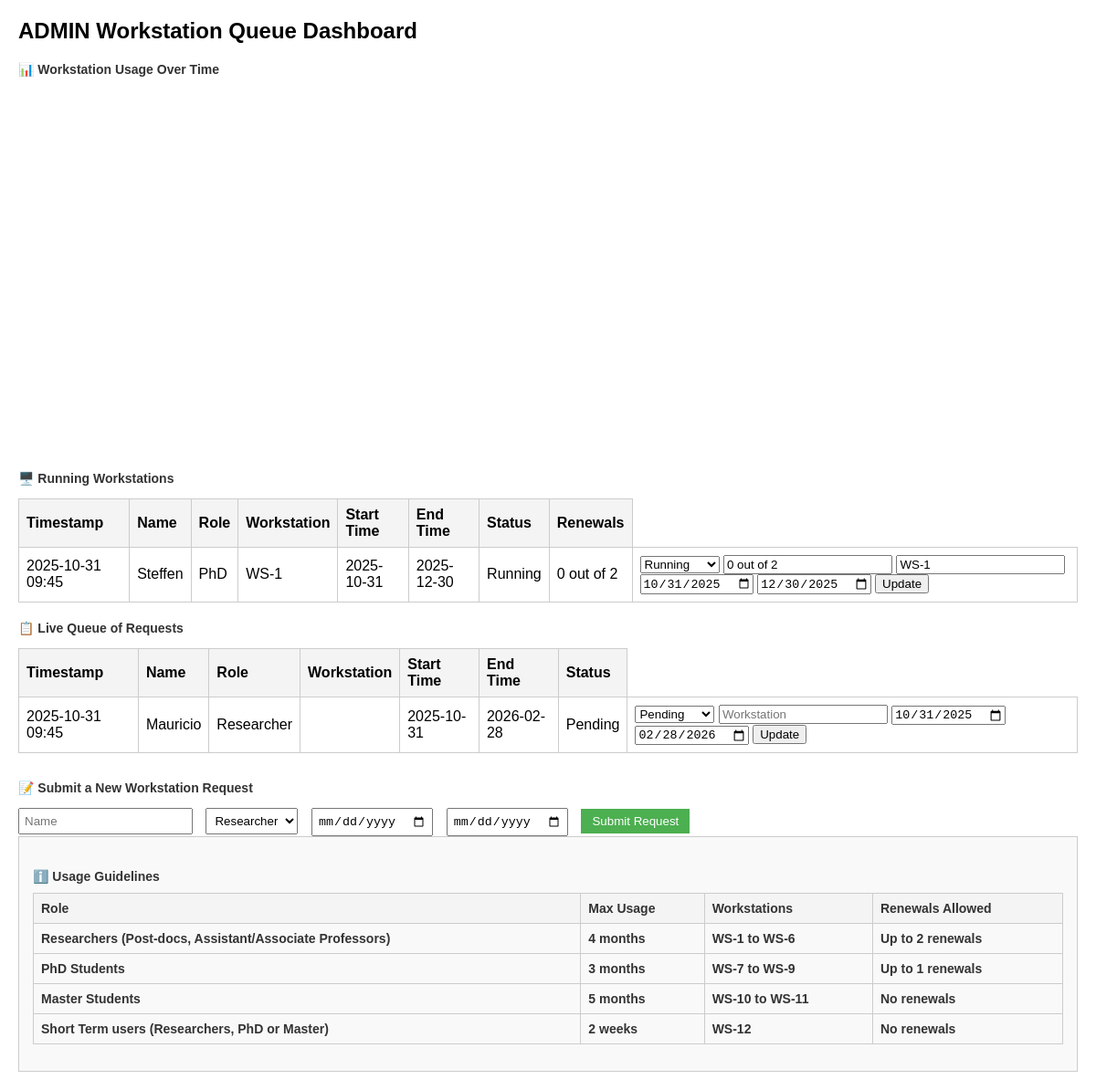
The page /admin (signed in) on the database its author committed.
### app.py (models this page shows)
class Request(db.Model):
    id = db.Column(db.Integer, primary_key=True)
    timestamp = db.Column(db.DateTime, default=datetime.utcnow)
    name = db.Column(db.String(100))
    role = db.Column(db.String(50))
    start_time = db.Column(db.String(50))
    end_time = db.Column(db.String(50))
    status = db.Column(db.String(50), default="Pending")
    workstation = db.Column(db.String(50))  # <-- Add this line
    renewals = db.Column(db.Integer)  # <-- Add this line

### app.py (the view)
@app.route('/admin')
@login_required
def admin_dashboard():
    print("Is user authenticated?", current_user.is_authenticated)
    print("Current user role:", current_user.role)
    if current_user.role != 'admin':
        return redirect(url_for('dashboard'))
    requests = Request.query.order_by(Request.timestamp.desc()).all()
    running_requests = (Request.query.filter_by(status='Running').order_by(Request.role.asc(),Request.timestamp.asc()).all())
    pending_requests = (Request.query.filter_by(status='Pending').order_by(Request.role.asc(),Request.timestamp.asc()).all())
    chart_data = []
    for req in requests:
        if req.status == 'Running':
            chart_data.append({
                "name": req.name or "",
                "workstation": req.workstation or "",
                "start": str(req.start_time),
                "end": str(req.end_time),
                "renewals": req.renewals or "",
                "color": "blue" if req.role == "PhD" else "orange" if req.role == "Master" else "green"
            })
    return render_template('admin_dashboard.html', requests=pending_requests , running_requests=running_requests,  chart_data=chart_data)

### app.py (called while the page is built)
@login_manager.user_loader
def load_user(user_id):
    return User.query.get(int(user_id))

### templates/admin_dashboard.html (shortened to what this page needs)
<!DOCTYPE html>
<html lang="en">
<head>
</head>
<body>
    <h1>ADMIN Workstation Queue Dashboard</h1>
    <h2>📊 Workstation Usage Over Time</h2>
    <div id="usageChart" style="width:100%;height:400px;"></div>
<h3>🖥️ Running Workstations</h3>
    <table>
        <tr><th>Timestamp</th><th>Name</th><th>Role</th><th>Workstation</th><th>Start Time</th><th>End Time</th><th>Status</th><th>Renewals</th></tr>
        {% for req in running_requests %}
        <tr>
            <td>{{ req.timestamp.strftime('%Y-%m-%d %H:%M') }}</td>
            <td>{{ req.name }}</td>
            <td>{{ req.role }}</td>
            <td>{{ req.workstation }}</td>
            <td>{{ req.start_time }}</td>
            <td>{{ req.end_time }}</td>
            <td>{{ req.status }}</td>
            <td>{{ req.renewals }}</td>
            <td>
               <form method="POST" action="/update_status/{{ req.id }}">
                                <select name="status">
                                    <option value="Running" {% if req.status == 'Running' %}selected{% endif %}>Running</option>
                                </select>
                                <input type="text" name="renewals" placeholder="Renewals" value="{{ req.renewals }}">
                                <input type="text" name="workstation" placeholder="Workstation" value="{{ req.workstation or '' }}">
                                <input type="date" name="start_time" placeholder="StartTime" value="{{ req.start_time }}">
                                <input type="date" name="end_time" placeholder="EndTime" value="{{ req.end_time }}">
                                <button type="submit">Update</button>
                </form>
            </td>
        </tr>
        {% endfor %}
    </table>
<h3>📋 Live Queue of Requests</h3>
<table>
<tr>
<th>Timestamp</th>
<th>Name</th>
<th>Role</th>
<th>Workstation</th>
<th>Start Time</th>
<th>End Time</th>
<th>Status</th>
</tr>
        {% for req in requests %}
        <tr>
            <td>{{ req.timestamp.strftime('%Y-%m-%d %H:%M') }}</td>
            <td>{{ req.name }}</td>
            <td>{{ req.role }}</td>
            <td>{{ req.workstation or '' }}</td>
            <td>{{ req.start_time }}</td>
            <td>{{ req.end_time }}</td>
            <td>{{ req.status }}</td>
            <td>
                <form method="POST" action="/update_status/{{ req.id }}">
                    <select name="status">
                        <option value="Pending" {% if req.status == 'Pending' %}selected{% endif %}>Pending</option>
                    </select>
                    <input type="text" name="workstation" placeholder="Workstation" value="{{ req.workstation or '' }}">
                    <input type="date" name="start_time" placeholder="StartTime" value="{{ req.start_time }}">
                    <input type="date" name="end_time" placeholder="EndTime" value="{{ req.end_time }}">
                    <button type="submit">Update</button>
                </form>
            </td>
        </tr>
        {% endfor %}
    </table>
<div class="form-section">
<h3>📝 Submit a New Workstation Request</h3>
<form id="requestForm">
<input name="name" placeholder="Name" required="" type="text"/>
<select name="role">
<option value="Researcher">Researcher</option>
</select>
<input name="startTime" required="" type="date"/>
<input name="endTime" required="" type="date"/>
<button class="submit-btn" type="submit">Submit Request</button>
</form>
</div>
<div style="background-color:#f9f9f9; padding:15px; border:1px solid #ccc; margin-bottom:20px;">
<h3>ℹ️ Usage Guidelines
<table border="1" style="width:100%; margin-top:10px; border-collapse:collapse;">
<thead>
<tr style="background-color:#f2f2f2;">
<th>Role</th>
<th>Max Usage</th>
<th>Workstations</th>
<th>Renewals Allowed</th>
</tr>
</thead>
<tbody>
<tr>
<td>Researchers (Post-docs, Assistant/Associate Professors)</td>
<td>4 months</td>
<td>WS-1 to WS-6</td>
<td>Up to 2 renewals</td>
</tr>
<tr>
<td>PhD Students</td>
<td>3 months</td>
<td>WS-7 to WS-9</td>
<td>Up to 1 renewals</td>
</tr>
<tr>
<td>Master Students</td>
<td>5 months</td>
<td>WS-10 to WS-11</td>
<td>No renewals</td>
</tr>
<tr>
<td>Short Term users (Researchers, PhD or Master)</td>
<td>2 weeks</td>
<td>WS-12</td>
<td>No renewals</td>
</tr>
</tbody>
</table>
</h3>
</body>
</html>

### templates/admin_dashboard.html (style rules this page uses)
body { font-family: Arial, sans-serif; margin: 20px; }
h1 { font-size: 24px; margin-bottom: 10px; }
h2, h3 { font-size: 14px; margin-top: 20px; color: #333; }
table { width: 100%; border-collapse: collapse; margin-top: 10px; }
th, td { border: 1px solid #ccc; padding: 8px; text-align: left; }
th { background-color: #f4f4f4; }
.form-section { margin-top: 30px; }
.form-section input, .form-section select { margin-right: 10px; padding: 5px; }
.submit-btn { padding: 6px 12px; background-color: #4CAF50; color: white; border: none; cursor: pointer; }

### rows shown on the page
Request: timestamp "2025-10-31 09:45", name "Steffen", role "PhD", workstation "WS-1", start_time "2025-10-31", end_time "2025-12-30", status "Running", renewals "0 out of 2", start_time "10/31/2025", end_time "12/30/2025"
Request: timestamp "2025-10-31 09:45", name "Mauricio", role "Researcher", start_time "2025-10-31", end_time "2026-02-28", status "Pending", start_time "10/31/2025", end_time "02/28/2026"
